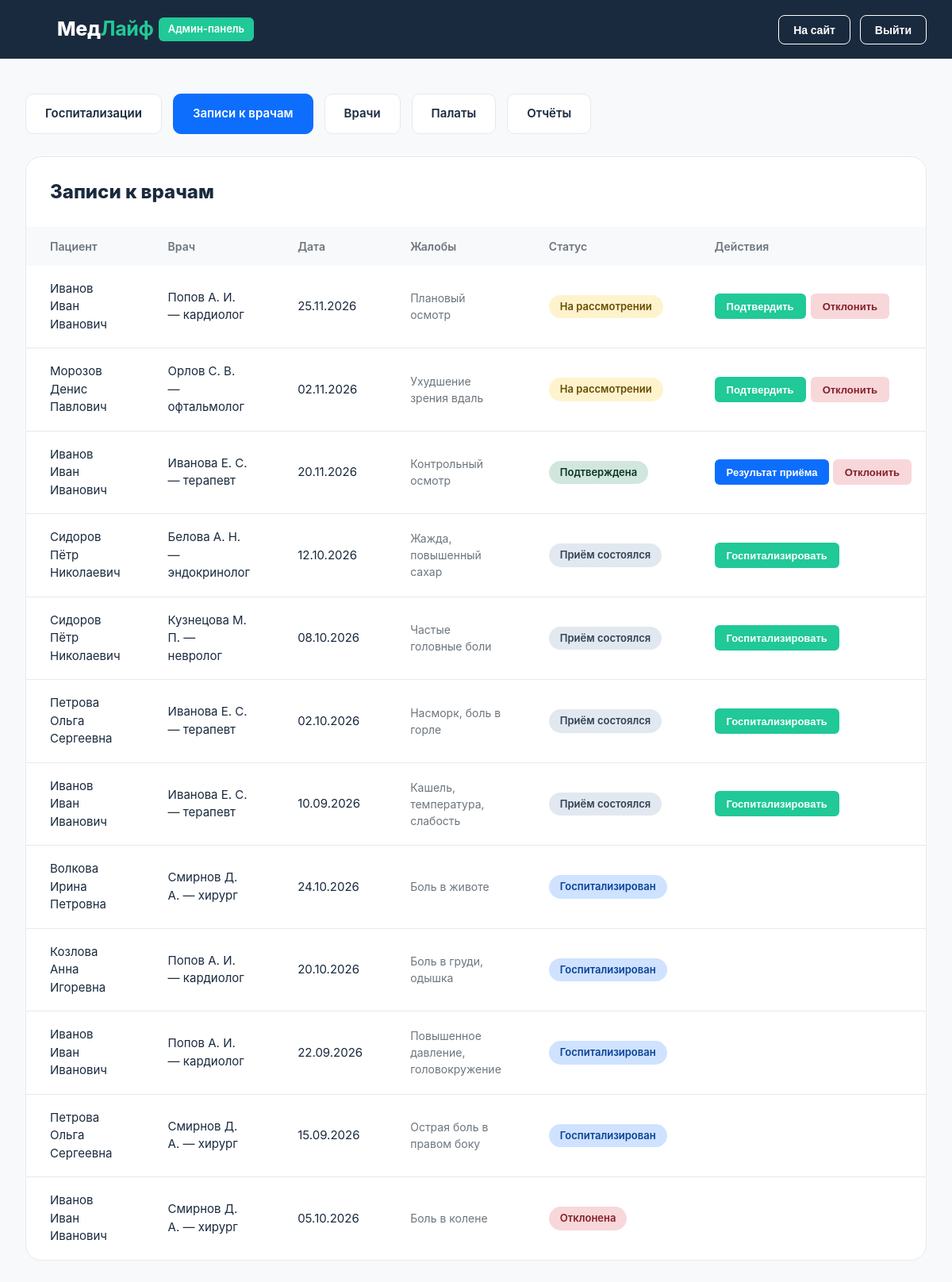
Page /admin.php?tab=appointments (signed in) on the committed database.
### tables this page shows
CREATE TABLE `appointments` (
  `id`               INT UNSIGNED NOT NULL AUTO_INCREMENT,
  `patient_id`       INT UNSIGNED NOT NULL,
  `doctor_id`        INT UNSIGNED NOT NULL,
  `appointment_date` DATE NOT NULL,
  `complaints_enc`   TEXT DEFAULT NULL,
  `status`           ENUM('pending','confirmed','rejected','completed','hospitalized') NOT NULL DEFAULT 'pending',
  `created_at`       TIMESTAMP NOT NULL DEFAULT CURRENT_TIMESTAMP,
  PRIMARY KEY (`id`),
  KEY `idx_app_patient` (`patient_id`),
  KEY `idx_app_doctor` (`doctor_id`),
  KEY `idx_app_status_date` (`status`,`appointment_date`),
  CONSTRAINT `fk_app_patient` FOREIGN KEY (`patient_id`) REFERENCES `patients` (`id`) ON DELETE RESTRICT,
  CONSTRAINT `fk_app_doctor`  FOREIGN KEY (`doctor_id`)  REFERENCES `doctors`  (`id`) ON DELETE RESTRICT
);

CREATE TABLE `patients` (
  `id`            INT UNSIGNED NOT NULL AUTO_INCREMENT,
  `card_number`   VARCHAR(20)  NOT NULL COMMENT 'номер карты, псевдоним пациента',
  `user_id`       INT UNSIGNED DEFAULT NULL,
  `full_name_enc` VARCHAR(512) NOT NULL,
  `phone_enc`     VARCHAR(512) NOT NULL,
  `created_at`    TIMESTAMP NOT NULL DEFAULT CURRENT_TIMESTAMP,
  PRIMARY KEY (`id`),
  UNIQUE KEY `uq_patients_card` (`card_number`),
  UNIQUE KEY `uq_patients_user` (`user_id`),
  CONSTRAINT `fk_patients_user` FOREIGN KEY (`user_id`) REFERENCES `users` (`id`) ON DELETE SET NULL
);

CREATE TABLE `doctors` (
  `id`           INT UNSIGNED NOT NULL AUTO_INCREMENT,
  `name`         VARCHAR(150) NOT NULL,
  `specialty_id` INT UNSIGNED NOT NULL,
  `experience`   TINYINT UNSIGNED NOT NULL DEFAULT 0,
  `rating`       DECIMAL(2,1) NOT NULL DEFAULT 4.5,
  `photo`        VARCHAR(255) DEFAULT NULL,
  `is_active`    TINYINT(1) NOT NULL DEFAULT 1,
  `created_at`   TIMESTAMP NOT NULL DEFAULT CURRENT_TIMESTAMP,
  PRIMARY KEY (`id`),
  KEY `idx_doctors_specialty` (`specialty_id`),
  CONSTRAINT `fk_doctors_specialty` FOREIGN KEY (`specialty_id`) REFERENCES `specialties` (`id`) ON DELETE RESTRICT
);

CREATE TABLE `specialties` (
  `id`   INT UNSIGNED NOT NULL AUTO_INCREMENT,
  `name` VARCHAR(100) NOT NULL,
  PRIMARY KEY (`id`),
  UNIQUE KEY `uq_specialties_name` (`name`)
);

### includes/crypto.php (called while the page is built, shortened)
<?php
function decrypt_field($stored) {
    $raw = base64_decode($stored, true);
    $plain = openssl_decrypt(substr($raw, 16), 'aes-256-cbc', DATA_KEY, OPENSSL_RAW_DATA, substr($raw, 0, 16));
    return $plain === false ? '' : $plain;
}

### admin.php (the view, shortened to what this page needs)
<?php
$tab = $_GET['tab'] ?? 'hospitalizations';
function tabs($tab) {
    $t = ['hospitalizations' => 'Госпитализации', 'appointments' => 'Записи к врачам', 'doctors' => 'Врачи', 'rooms' => 'Палаты', 'reports' => 'Отчёты'];
    echo '<div class="tabs">';
    foreach ($t as $k => $v) echo '<a class="tab ' . ($tab == $k ? 'active' : '') . '" href="?tab=' . $k . '">' . $v . '</a>';
    echo '</div>';
}
function act_form($action, $id, $label, $cls, $tab, $confirm = '') {
    return '<form method="post" action="admin_actions.php"' . ($confirm ? ' onsubmit="return confirm(\'' . $confirm . '\')"' : '') . '>'
        . csrf_field() . '<input type="hidden" name="action" value="' . $action . '"><input type="hidden" name="id" value="' . $id . '">'
        . '<input type="hidden" name="tab" value="' . $tab . '"><button class="btn btn-sm ' . $cls . '">' . $label . '</button></form>';
}
?><!DOCTYPE html>
<html lang="ru">
<head>
<link rel="stylesheet" href="assets/css/style.css">
</head>
<body>
<header class="header"><div class="container">
  <div style="display:flex;align-items:center"><a href="admin.php" class="logo"><?= icon('heart') ?><span>Мед<b>Лайф</b></span></a><span class="tag-admin">Админ-панель</span></div>
  <div class="hright"><a href="index.php" class="btn btn-ghost">На сайт</a><a href="logout.php" class="btn btn-ghost">Выйти</a></div>
</div></header>
<main><div class="container">
<?php tabs($tab); ?>
<?php if ($tab == 'hospitalizations'):
  $cnt = db_one("SELECT (SELECT COUNT(*) FROM hospitalizations) h, (SELECT COUNT(*) FROM appointments) a, (SELECT COUNT(*) FROM doctors WHERE is_active=1) d, (SELECT COUNT(*) FROM rooms WHERE status='free') r");
  $rows = db_all('SELECT h.*, p.full_name_enc, r.number, c.name cat FROM hospitalizations h
     JOIN patients p ON p.id=h.patient_id JOIN rooms r ON r.id=h.room_id JOIN room_categories c ON c.id=r.category_id
     ORDER BY FIELD(h.status,\'active\',\'planned\',\'completed\',\'cancelled\'), h.admission_date DESC');
  $pats = [];
  foreach (db_all('SELECT id, full_name_enc FROM patients') as $p) $pats[$p['id']] = ['id' => (int)$p['id'], 'name' => decrypt_field($p['full_name_enc']), 'appts' => []];
  foreach (db_all("SELECT a.id, a.patient_id, a.appointment_date, s.name spec FROM appointments a
      JOIN doctors d ON d.id=a.doctor_id JOIN specialties s ON s.id=d.specialty_id
      WHERE a.status='completed' ORDER BY a.appointment_date DESC") as $a)
    if (isset($pats[$a['patient_id']])) $pats[$a['patient_id']]['appts'][] = ['id' => (int)$a['id'], 'label' => $a['spec'] . ' · ' . fdate($a['appointment_date'])];
  usort($pats, fn($x, $y) => strcmp($x['name'], $y['name']));
  $cats = db_all('SELECT * FROM room_categories ORDER BY price');
  $roomsJs = [];
  foreach (db_all('SELECT r.id, r.number, r.status, r.category_id FROM rooms r ORDER BY r.number') as $r) $roomsJs[$r['category_id']][] = ['id' => (int)$r['id'], 'number' => $r['number'], 'free' => $r['status'] == 'free'];
  $catsJs = []; foreach ($cats as $c) $catsJs[$c['id']] = (float)$c['price'];
?>
  <div class="stats">
    <div class="stat"><div class="ico"><?= icon('bed') ?></div><div><b><?= (int)$cnt['h'] ?></b><small>Госпитализации</small></div></div>
    <div class="stat"><div class="ico"><?= icon('calendar') ?></div><div><b><?= (int)$cnt['a'] ?></b><small>Записи к врачам</small></div></div>
    <div class="stat"><div class="ico"><?= icon('users') ?></div><div><b><?= (int)$cnt['d'] ?></b><small>Врачи</small></div></div>
    <div class="stat"><div class="ico"><?= icon('door') ?></div><div><b><?= (int)$cnt['r'] ?></b><small>Свободные палаты</small></div></div>
  </div>
  <div class="panel">
    <div class="panel-h"><h2>Госпитализации</h2><button class="btn btn-primary btn-sm" data-open="hospModal">+ Оформить госпитализацию</button></div>
    <div class="table-wrap"><table>
      <tr><th>Пациент</th><th>Палата</th><th>Период</th><th>Стоимость</th><th>Основание</th><th>Статус</th><th>Действия</th></tr>
      <?php foreach ($rows as $h): ?>
      <tr>
        <td><?= h(decrypt_field($h['full_name_enc'])) ?></td>
        <td>№ <?= h($h['number']) ?> <?= h($h['cat']) ?></td>
        <td><?= fdate($h['admission_date']) ?> — <?= fdate($h['discharge_date']) ?></td>
        <td><?= money($h['total_cost']) ?></td>
        <td><?= $h['appointment_id'] ? 'После приёма' : 'Прямая' ?></td>
        <td><?= badge(hosp_status($h['status'])) ?></td>
        <td><?php
          if ($h['status'] == 'planned') echo act_form('hosp_cancel', $h['id'], 'Отменить', 'btn-danger', $tab, 'Отменить госпитализацию?') . act_form('hosp_start', $h['id'], 'В стационар', 'btn-green', $tab);
          elseif ($h['status'] == 'active') echo act_form('hosp_finish', $h['id'], 'Завершить', 'btn-green', $tab, 'Завершить госпитализацию и освободить палату?');
        ?></td>
      </tr>
      <?php endforeach; if (!$rows): ?><tr><td colspan="7" class="empty">Госпитализаций пока нет</td></tr><?php endif; ?>
    </table></div>
  </div>
  <div class="modal" id="hospModal"><div class="modal-box wide">
    <form method="post" action="admin_actions.php" id="hospForm">
      <?= csrf_field() ?><input type="hidden" name="action" value="hosp_create"><input type="hidden" name="tab" value="hospitalizations">
      <div class="modal-h"><h2>Оформление госпитализации</h2></div>
      <div class="modal-b">
        <div class="fg"><label>Пациент</label>
          <select name="patient_id" id="hPatient" required><option value="">Выберите пациента</option>
            <?php foreach ($pats as $p): ?><option value="<?= $p['id'] ?>"><?= h($p['name']) ?></option><?php endforeach; ?></select></div>
        <div class="fg"><label>Основание</label>
          <div class="seg"><label><input type="radio" name="basis" value="after" checked><span>После приёма</span></label><label><input type="radio" name="basis" value="direct"><span>Прямая</span></label></div></div>
        <div class="fg" id="hApptWrap"><label>Приём</label><select name="appointment_id" id="hAppt"></select><small id="hApptHint"></small></div>
        <div class="fg"><label>Категория</label>
          <select id="hCat" required><?php foreach ($cats as $c): ?><option value="<?= $c['id'] ?>"><?= h($c['name']) ?> — <?= money($c['price']) ?>/сут</option><?php endforeach; ?></select></div>
        <div class="fg"><label>Палата</label><select name="room_id" id="hRoom" required></select></div>
        <div class="fg"><label>Дата поступления</label><input type="date" name="admission_date" id="hD1" required value="<?= date('Y-m-d', strtotime('+1 day')) ?>"></div>
        <div class="fg"><label>Дата выписки</label><input type="date" name="discharge_date" id="hD2" required value="<?= date('Y-m-d', strtotime('+5 day')) ?>"></div>
      </div>
      <div class="modal-f"><div class="total" id="hTotal">Итого: —</div>
        <div style="display:flex;gap:12px"><button type="button" class="btn btn-sm" style="border-color:var(--line);background:#fff;padding:11px 22px;font-size:15px" data-close>Отмена</button><button class="btn btn-primary" style="padding:11px 24px">Оформить</button></div></div>
    </form>
  </div></div>
  <script>
  (function(){
    var P=<?= json_encode(array_values($pats), JSON_UNESCAPED_UNICODE) ?>, R=<?= json_encode($roomsJs) ?>, PR=<?= json_encode($catsJs) ?>;
    var $=function(i){return document.getElementById(i)};
    var pat=$('hPatient'),appt=$('hAppt'),wrap=$('hApptWrap'),cat=$('hCat'),room=$('hRoom'),d1=$('hD1'),d2=$('hD2'),tot=$('hTotal'),hint=$('hApptHint');
    function basis(){return document.querySelector('input[name=basis]:checked').value}
    function fillAppt(){
      var p=P.filter(function(x){return x.id==pat.value})[0];
      appt.innerHTML='';
      if(basis()=='direct'){wrap.style.display='none';appt.disabled=true;return}
      wrap.style.display='';appt.disabled=false;
      var list=p?p.appts:[];
      list.forEach(function(a){var o=document.createElement('option');o.value=a.id;o.textContent=a.label;appt.appendChild(o)});
      if(!list.length){var o=document.createElement('option');o.value='';o.textContent=p?'Нет состоявшихся приёмов':'Сначала выберите пациента';appt.appendChild(o)}
      hint.textContent=list.length?(list.length+' '+(list.length==1?'запись':'записи')):'';
    }
    function fillRooms(){
      room.innerHTML='';
      (R[cat.value]||[]).forEach(function(r){var o=document.createElement('option');o.value=r.id;o.textContent='Палата № '+r.number+(r.free?'':' (занята сейчас)');room.appendChild(o)});
      var f=Array.prototype.filter.call(room.options,function(o){return o.textContent.indexOf('занята')<0})[0]; if(f)room.value=f.value;
    }
    function calc(){
      var n=Math.round((new Date(d2.value)-new Date(d1.value))/86400000), pr=PR[cat.value]||0;
      tot.textContent=(n>0)?('Итого: '+(n*pr+500).toLocaleString('ru-RU')+' ₽ ('+n+' суток × '+pr.toLocaleString('ru-RU')+' ₽ + 500 ₽ за оформление)'):'Итого: проверьте даты';
    }
    pat.addEventListener('change',fillAppt);
    document.querySelectorAll('input[name=basis]').forEach(function(r){r.addEventListener('change',fillAppt)});
    cat.addEventListener('change',function(){fillRooms();calc()});
    [d1,d2].forEach(function(x){x.addEventListener('input',calc)});
    fillAppt();fillRooms();calc();
    // открытие из вкладки «Записи» с предзаполнением
    window.openHosp=function(pid,aid){pat.value=pid;document.querySelector('input[name=basis][value=after]').checked=true;fillAppt();appt.value=aid;$('hospModal').classList.add('open')};
    if(location.hash.indexOf('#hosp=')==0){var q=location.hash.slice(6).split('-');window.openHosp(q[0],q[1])}
  })();
  </script>
<?php elseif ($tab == 'appointments'):
  $rows = db_all('SELECT a.*, p.full_name_enc, p.id pid, d.name doctor, s.name spec FROM appointments a
     JOIN patients p ON p.id=a.patient_id JOIN doctors d ON d.id=a.doctor_id JOIN specialties s ON s.id=d.specialty_id
     ORDER BY FIELD(a.status,\'pending\',\'confirmed\',\'completed\',\'hospitalized\',\'rejected\'), a.appointment_date DESC');
  function short_doc($n) { $p = preg_split('/\s+/u', $n); return $p[0] . ' ' . mb_substr($p[1] ?? '', 0, 1) . '. ' . mb_substr($p[2] ?? '', 0, 1) . '.'; }
?>
  <div class="panel">
    <div class="panel-h"><h2>Записи к врачам</h2></div>
    <div class="table-wrap"><table>
      <tr><th>Пациент</th><th>Врач</th><th>Дата</th><th>Жалобы</th><th>Статус</th><th>Действия</th></tr>
      <?php foreach ($rows as $a): $nm = decrypt_field($a['full_name_enc']); ?>
      <tr>
        <td><?= h($nm) ?></td>
        <td><?= h(short_doc($a['doctor'])) ?> — <?= h(mb_strtolower($a['spec'])) ?></td>
        <td><?= fdate($a['appointment_date']) ?></td>
        <td style="max-width:240px;color:var(--muted);font-size:14px"><?= h(decrypt_field($a['complaints_enc'])) ?></td>
        <td><?= badge(appt_status($a['status'])) ?></td>
        <td><?php
          if ($a['status'] == 'pending') echo act_form('appt_confirm', $a['id'], 'Подтвердить', 'btn-green', $tab) . act_form('appt_reject', $a['id'], 'Отклонить', 'btn-danger', $tab, 'Отклонить запись?');
          elseif ($a['status'] == 'confirmed') echo '<button class="btn btn-sm btn-primary" data-open="resModal" data-appt="' . $a['id'] . '" data-who="' . h($nm) . '">Результат приёма</button> ' . act_form('appt_reject', $a['id'], 'Отклонить', 'btn-danger', $tab, 'Отклонить запись?');
          elseif ($a['status'] == 'completed') echo '<a class="btn btn-sm btn-green" href="?tab=hospitalizations#hosp=' . $a['pid'] . '-' . $a['id'] . '">Госпитализировать</a>';
        ?></td>
      </tr>
      <?php endforeach; ?>
    </table></div>
  </div>
<?php endif; ?>
</div></main>
</body>
</html>

### includes/functions.php (shortened to what this page needs)
<?php
function h($s) { return htmlspecialchars((string)$s, ENT_QUOTES, 'UTF-8'); }
function db_exec($sql, $types = '', $params = []) {
    global $link;
    $st = mysqli_prepare($link, $sql);
    $ok = mysqli_stmt_execute($st);
    return $ok ? $st : false;
}
function db_all($sql, $types = '', $params = []) {
    $st = db_exec($sql, $types, $params);
    $res = mysqli_stmt_get_result($st);
    return $res ? mysqli_fetch_all($res, MYSQLI_ASSOC) : [];
}
function fdate($d) { return $d ? date('d.m.Y', strtotime($d)) : ''; }
function appt_status($s) {
    $m = [
        'pending'      => ['На рассмотрении', 'warn'],
        'confirmed'    => ['Подтверждена', 'ok'],
        'rejected'     => ['Отклонена', 'bad'],
        'completed'    => ['Приём состоялся', 'info'],
        'hospitalized' => ['Госпитализирован', 'accent'],
    ];
    return $m[$s] ?? [$s, 'info'];
}
function badge($pair) { return '<span class="badge badge-' . $pair[1] . '">' . h($pair[0]) . '</span>'; }
function icon($n) {
    $p = [
     'heart'=>'<path d="M20.8 4.6a5.5 5.5 0 0 0-7.8 0L12 5.7l-1-1.1a5.5 5.5 0 0 0-7.8 7.8l1 1.1L12 21l7.8-7.5 1-1.1a5.5 5.5 0 0 0 0-7.8z"/><path d="M3 12h4l2-3 3 6 2-3h7" stroke-width="1.6"/>',
     'calendar'=>'<rect x="3" y="4" width="18" height="18" rx="2"/><path d="M16 2v4M8 2v4M3 10h18"/>',
     'bed'=>'<path d="M2 4v16M2 8h18a2 2 0 0 1 2 2v10M2 17h20M6 8v9"/>',
     'user'=>'<circle cx="12" cy="8" r="4"/><path d="M4 21v-1a6 6 0 0 1 6-6h4a6 6 0 0 1 6 6v1"/>',
     'users'=>'<circle cx="9" cy="8" r="4"/><path d="M2 21v-1a6 6 0 0 1 6-6h2a6 6 0 0 1 6 6v1M17 4a4 4 0 0 1 0 8M22 21v-1a6 6 0 0 0-4-5.6"/>',
     'clock'=>'<circle cx="12" cy="12" r="10"/><path d="M12 6v6l4 2"/>',
     'pin'=>'<path d="M20 10c0 6-8 12-8 12S4 16 4 10a8 8 0 0 1 16 0z"/><circle cx="12" cy="10" r="3"/>',
     'phone'=>'<path d="M22 16.9v3a2 2 0 0 1-2.2 2 19.8 19.8 0 0 1-8.6-3.1 19.5 19.5 0 0 1-6-6A19.8 19.8 0 0 1 2.1 4.2 2 2 0 0 1 4.1 2h3a2 2 0 0 1 2 1.7c.1 1 .4 1.9.7 2.8a2 2 0 0 1-.5 2.1L8.1 9.9a16 16 0 0 0 6 6l1.3-1.3a2 2 0 0 1 2.1-.4c.9.3 1.8.6 2.8.7a2 2 0 0 1 1.7 2z"/>',
     'mail'=>'<rect x="2" y="4" width="20" height="16" rx="2"/><path d="m22 7-10 6L2 7"/>',
     'search'=>'<circle cx="11" cy="11" r="8"/><path d="m21 21-4.3-4.3"/>',
     'door'=>'<path d="M6 21V4a1 1 0 0 1 1-1h10a1 1 0 0 1 1 1v17M3 21h18M14 12h.01"/>',
     'briefcase'=>'<rect x="2" y="7" width="20" height="14" rx="2"/><path d="M16 21V5a2 2 0 0 0-2-2h-4a2 2 0 0 0-2 2v16"/>',
    ];
    return '<svg class="i" viewBox="0 0 24 24">' . ($p[$n] ?? '') . '</svg>';
}

### rows in the picture
appointments: patient.full_name_enc "Иванов Иван Иванович", doctor.name "Попов А. И.", specialties.name "кардиолог", appointment_date "25.11.2026", complaints_enc "Плановый осмотр", pair "На рассмотрении", label "Подтвердить Отклонить"
appointments: patient.full_name_enc "Морозов Денис Павлович", doctor.name "Орлов С. В.", specialties.name "офтальмолог", appointment_date "02.11.2026", complaints_enc "Ухудшение зрения вдаль", pair "На рассмотрении", label "Подтвердить Отклонить"
appointments: patient.full_name_enc "Иванов Иван Иванович", doctor.name "Иванова Е. С.", specialties.name "терапевт", appointment_date "20.11.2026", complaints_enc "Контрольный осмотр", pair "Подтверждена", label "Отклонить"
appointments: patient.full_name_enc "Сидоров Пётр Николаевич", doctor.name "Белова А. Н.", specialties.name "эндокринолог", appointment_date "12.10.2026", complaints_enc "Жажда, повышенный сахар", pair "Приём состоялся"
appointments: patient.full_name_enc "Сидоров Пётр Николаевич", doctor.name "Кузнецова М. П.", specialties.name "невролог", appointment_date "08.10.2026", complaints_enc "Частые головные боли", pair "Приём состоялся"
appointments: patient.full_name_enc "Петрова Ольга Сергеевна", doctor.name "Иванова Е. С.", specialties.name "терапевт", appointment_date "02.10.2026", complaints_enc "Насморк, боль в горле", pair "Приём состоялся"
appointments: patient.full_name_enc "Иванов Иван Иванович", doctor.name "Иванова Е. С.", specialties.name "терапевт", appointment_date "10.09.2026", complaints_enc "Кашель, температура, слабость", pair "Приём состоялся"
appointments: patient.full_name_enc "Волкова Ирина Петровна", doctor.name "Смирнов Д. А.", specialties.name "хирург", appointment_date "24.10.2026", complaints_enc "Боль в животе", pair "Госпитализирован"
appointments: patient.full_name_enc "Козлова Анна Игоревна", doctor.name "Попов А. И.", specialties.name "кардиолог", appointment_date "20.10.2026", complaints_enc "Боль в груди, одышка", pair "Госпитализирован"
appointments: patient.full_name_enc "Иванов Иван Иванович", doctor.name "Попов А. И.", specialties.name "кардиолог", appointment_date "22.09.2026", complaints_enc "Повышенное давление, головокружение", pair "Госпитализирован"
appointments: patient.full_name_enc "Петрова Ольга Сергеевна", doctor.name "Смирнов Д. А.", specialties.name "хирург", appointment_date "15.09.2026", complaints_enc "Острая боль в правом боку", pair "Госпитализирован"
appointments: patient.full_name_enc "Иванов Иван Иванович", doctor.name "Смирнов Д. А.", specialties.name "хирург", appointment_date "05.10.2026", complaints_enc "Боль в колене", pair "Отклонена"

### other values in the picture
$v "Госпитализации"
$v "Записи к врачам"
$v "Врачи"
$v "Палаты"
$v "Отчёты"
